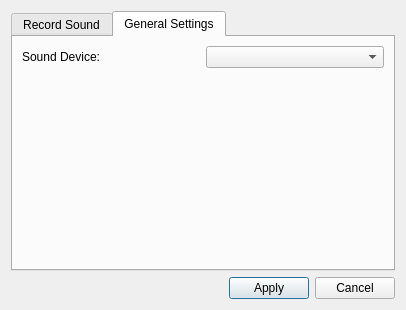
<?xml version="1.0" encoding="UTF-8"?>
<ui version="4.0">
 <class>Settings</class>
 <widget class="QDialog" name="Settings">
  <property name="geometry">
   <rect>
    <x>0</x>
    <y>0</y>
    <width>406</width>
    <height>310</height>
   </rect>
  </property>
  <property name="windowTitle">
   <string>Settings</string>
  </property>
  <layout class="QGridLayout" name="gridLayout_2">
   <item row="1" column="1">
    <widget class="QPushButton" name="applyButton">
     <property name="text">
      <string>Apply</string>
     </property>
    </widget>
   </item>
   <item row="1" column="2">
    <widget class="QPushButton" name="cancelButton">
     <property name="text">
      <string>Cancel</string>
     </property>
    </widget>
   </item>
   <item row="1" column="0">
    <spacer name="horizontalSpacer">
     <property name="orientation">
      <enum>Qt::Horizontal</enum>
     </property>
     <property name="sizeHint" stdset="0">
      <size>
       <width>40</width>
       <height>20</height>
      </size>
     </property>
    </spacer>
   </item>
   <item row="0" column="0" colspan="3">
    <widget class="QTabWidget" name="tabWidget">
     <property name="currentIndex">
      <number>1</number>
     </property>
     <widget class="QWidget" name="tab">
      <attribute name="title">
       <string>Record Sound</string>
      </attribute>
      <layout class="QGridLayout" name="gridLayout">
       <item row="0" column="0">
        <widget class="QLabel" name="label">
         <property name="text">
          <string>Set output path:</string>
         </property>
        </widget>
       </item>
       <item row="0" column="1">
        <widget class="QLineEdit" name="displayPath"/>
       </item>
       <item row="0" column="2">
        <widget class="QPushButton" name="browserButton">
         <property name="text">
          <string>Browse...</string>
         </property>
        </widget>
       </item>
       <item row="1" column="0">
        <widget class="QLabel" name="label_2">
         <property name="text">
          <string>Codec:</string>
         </property>
        </widget>
       </item>
       <item row="1" column="1" colspan="2">
        <widget class="QComboBox" name="codecBox"/>
       </item>
       <item row="2" column="1">
        <spacer name="verticalSpacer">
         <property name="orientation">
          <enum>Qt::Vertical</enum>
         </property>
         <property name="sizeHint" stdset="0">
          <size>
           <width>20</width>
           <height>40</height>
          </size>
         </property>
        </spacer>
       </item>
      </layout>
     </widget>
     <widget class="QWidget" name="tab_2">
      <attribute name="title">
       <string>General Settings</string>
      </attribute>
      <layout class="QGridLayout" name="gridLayout_3">
       <item row="0" column="0">
        <widget class="QLabel" name="label_7">
         <property name="text">
          <string>Sound Device:</string>
         </property>
        </widget>
       </item>
       <item row="0" column="1">
        <widget class="QComboBox" name="deviceBox"/>
       </item>
       <item row="1" column="0" colspan="2">
        <spacer name="verticalSpacer_2">
         <property name="orientation">
          <enum>Qt::Vertical</enum>
         </property>
         <property name="sizeHint" stdset="0">
          <size>
           <width>20</width>
           <height>40</height>
          </size>
         </property>
        </spacer>
       </item>
      </layout>
     </widget>
    </widget>
   </item>
  </layout>
 </widget>
 <resources/>
 <connections/>
</ui>
